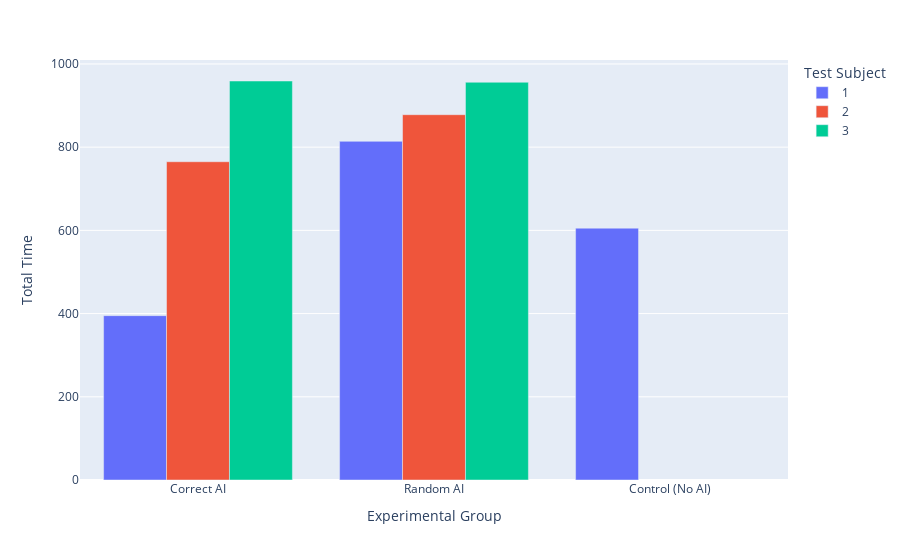

The notebook cell this image was saved under:
### Code cell
groupby_df = results_csv.groupby(['group', 'subject'])['time'].sum().reset_index(name='total_time')
groupby_df.columns = ['Experimental Group', 'Test Subject', 'Total Time']
groupby_df = groupby_df.replace({'Experimental Group': GROUP_MAP})
groupby_df['Test Subject'] = groupby_df['Test Subject'].astype(str)

fig = px.bar(
    groupby_df,
    x='Experimental Group',
    y='Total Time',
    color='Test Subject',
    barmode='group',
)
fig.show()

### Figure 1 — Plotly figure (JSON) as saved in the notebook; plotly's stock layout.template omitted (floating-point values rounded to 4 significant figures)
{"data": [{"alignmentgroup": "True", "hovertemplate": "Test Subject=1<br>Experimental Group=%{x}<br>Total Time=%{y}<extra></extra>", "legendgroup": "1", "marker": {"color": "#636efa", "pattern": {"shape": ""}}, "name": "1", "offsetgroup": "1", "orientation": "v", "showlegend": true, "textposition": "auto", "type": "bar", "x": ["Correct AI", "Random AI", "Control (No AI)"], "xaxis": "x", "y": [395, 814, 605.3], "yaxis": "y"}, {"alignmentgroup": "True", "hovertemplate": "Test Subject=2<br>Experimental Group=%{x}<br>Total Time=%{y}<extra></extra>", "legendgroup": "2", "marker": {"color": "#EF553B", "pattern": {"shape": ""}}, "name": "2", "offsetgroup": "2", "orientation": "v", "showlegend": true, "textposition": "auto", "type": "bar", "x": ["Correct AI", "Random AI"], "xaxis": "x", "y": [765, 878], "yaxis": "y"}, {"alignmentgroup": "True", "hovertemplate": "Test Subject=3<br>Experimental Group=%{x}<br>Total Time=%{y}<extra></extra>", "legendgroup": "3", "marker": {"color": "#00cc96", "pattern": {"shape": ""}}, "name": "3", "offsetgroup": "3", "orientation": "v", "showlegend": true, "textposition": "auto", "type": "bar", "x": ["Correct AI", "Random AI"], "xaxis": "x", "y": [959, 956], "yaxis": "y"}], "layout": {"autosize": true, "barmode": "group", "legend": {"title": {"text": "Test Subject"}, "tracegroupgap": 0}, "margin": {"t": 60}, "xaxis": {"anchor": "y", "autorange": true, "domain": [0, 1], "range": [-0.5, 2.5], "title": {"text": "Experimental Group"}, "type": "category"}, "yaxis": {"anchor": "x", "autorange": true, "domain": [0, 1], "range": [0, 1009.0], "title": {"text": "Total Time"}, "type": "linear"}}}
